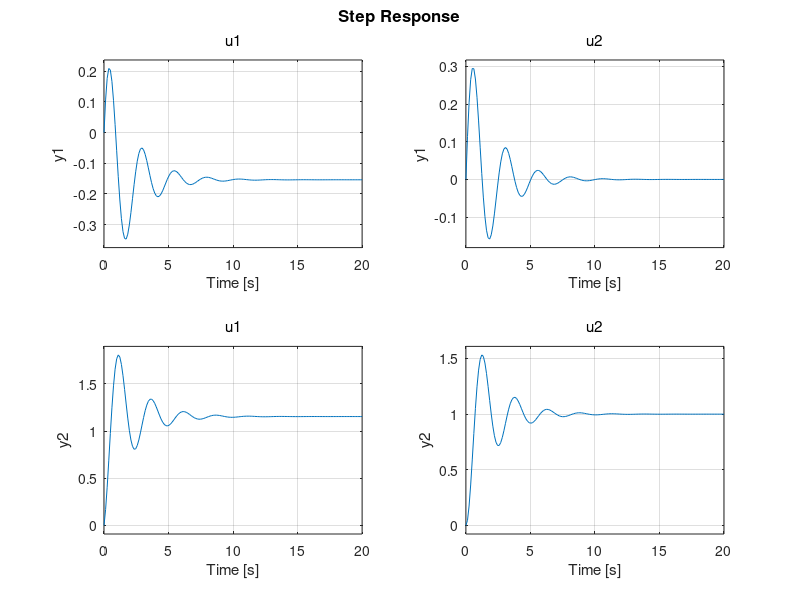

Recreate this plot in MATLAB.
clear
clc
%esercizio 5.3 pagina 182
% l'esercizio fornisce una rappresentazione nello spazio di stato e chiede
% di ottenere la risposta al gradino unitario.
A = [-1 -1; 6.5 0];
B = [1 1; 1 0];
C = [1 0; 0 1];
D = [0 0; 0 0];

sys = ss(A, B, C, D);
step(sys);